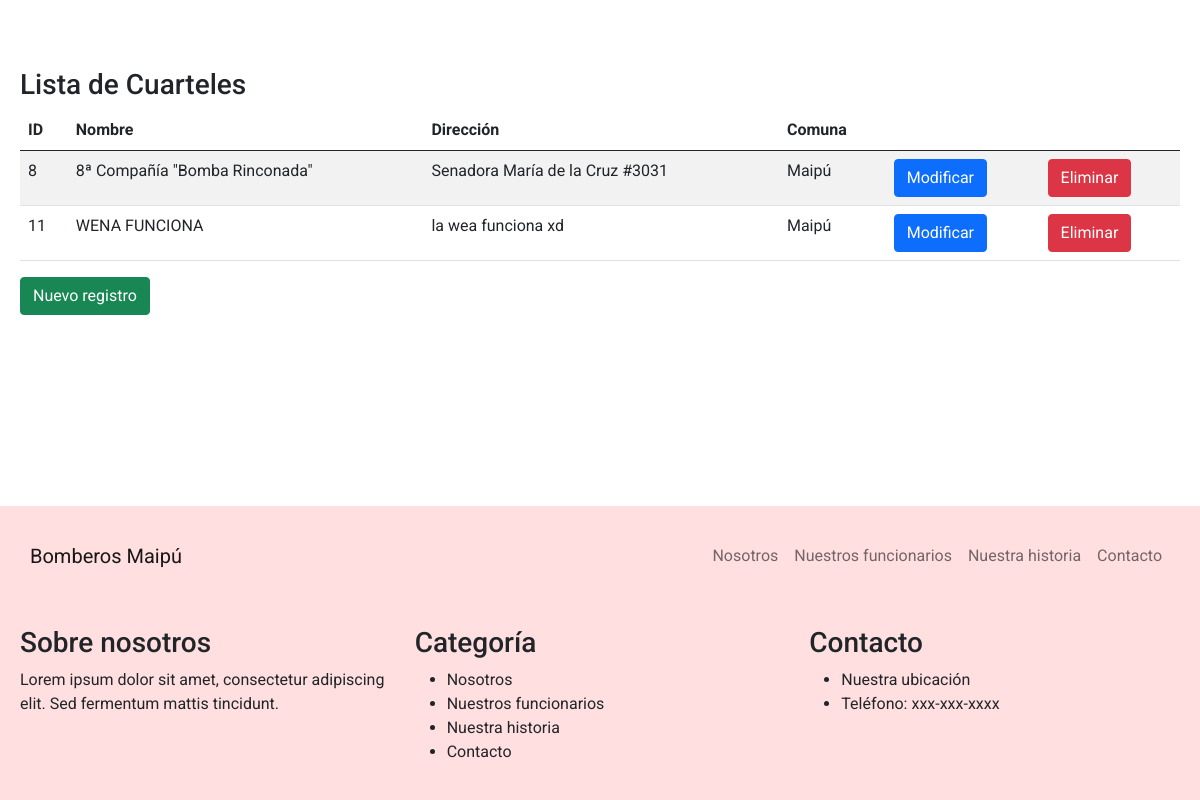
/lista_cuarteles, run on the app's committed database.
### bomberos/models.py (models this page shows, shortened)
class Cuartel(models.Model):
    idCuartel = models.AutoField(primary_key=True, verbose_name='ID')
    nombre = models.CharField(max_length=100, verbose_name='Nombre cuartel')
    direccion = models.CharField(max_length=100, null=True, blank=True, verbose_name='Direccion')
    comuna = models.ForeignKey(Comuna, on_delete=models.CASCADE)

class Comuna(models.Model):
    idComuna = models.AutoField(primary_key=True, verbose_name='Id comuna')
    nombre = models.CharField(max_length=50, verbose_name='Nombre comuna')
    def __str__(self):
        return self.nombre

### bomberos/views.py (the view)
# urls.py: path('lista_cuarteles',lista_cuarteles,name="lista_cuarteles"),
def lista_cuarteles(request):
    cuarteles = Cuartel.objects.all();
    for cuartel in cuarteles:
        cuartel.comuna_nombre = cuartel.comuna.nombre
    return render(request, 'lista_cuarteles.html', {'cuarteles' : cuarteles})

### bomberos/templates/lista_cuarteles.html (shortened to what this page needs)
<!DOCTYPE html>
<html lang="es">
<head>
  <link rel="stylesheet" href="https://cdnjs.cloudflare.com/ajax/libs/bootstrap/5.0.2/css/bootstrap.min.css">
  <link rel="stylesheet" href="../static/css/style.css">
</head>
<body>
  <nav class="navbar navbar-expand-lg navbar-light bg-light">
    <div class="container">
      <a class="navbar-brand" href="#">Bomberos Maipú</a>
      <div class="collapse navbar-collapse" id="navbarNav">
        <ul class="navbar-nav ms-auto">
          <li class="nav-item">
            <a class="nav-link" href="#nosotros">Nosotros</a>
          </li>
          <li class="nav-item">
            <a class="nav-link" href="#funcionarios">Nuestros funcionarios</a>
          </li>
          <li class="nav-item">
            <a class="nav-link" href="#historia">Nuestra historia</a>
          </li>
          <li class="nav-item">
            <a class="nav-link" href="#contacto">Contacto</a>
          </li>
        </ul>
      </div>
    </div>
  </nav>
  <div class="container mt-5">
    <h3>Lista de Cuarteles</h3>
    <table class="table table-striped">
        <thead>
            <tr>
                <th>ID</th>
                <th>Nombre</th>
                <th>Dirección</th>
                <th>Comuna</th>
                <th></th>
                <th></th>
            </tr>
        </thead>
        <tbody>
            {% for cuartel in cuarteles %}
            <tr>
                <td>{{ cuartel.idCuartel }}</td>
                <td>{{ cuartel.nombre }}</td>
                <td>{{ cuartel.direccion }}</td>
                <td>{{ cuartel.comuna }}</td>
                <td><a href="{% url 'form_mod_cuartel' cuartel.idCuartel %}" class="btn btn-primary">Modificar</a></td>
                <td><a href="{% url 'form_del_cuartel' cuartel.idCuartel %}" class="btn btn-danger">Eliminar</a></td>
            </tr>
            {% endfor %}
        </tbody>
    </table>
    <a href="#" class="btn btn-success">Nuevo registro</a>
    <p>&nbsp;</p>
</div>
  <footer class="bg-light">
    <div class="container">
      <div class="row">
        <div class="col-md-4">
          <h3>Sobre nosotros</h3>
          <p>Lorem ipsum dolor sit amet, consectetur adipiscing elit. Sed fermentum mattis tincidunt.</p>
        </div>
        <div class="col-md-4">
          <h3>Categoría</h3>
          <ul>
            <li>Nosotros</li>
            <li>Nuestros funcionarios</li>
            <li>Nuestra historia</li>
            <li>Contacto</li>
          </ul>
        </div>
        <div class="col-md-4">
          <h3>Contacto</h3>
          <ul>
            <li>Nuestra ubicación</li>
            <li>Teléfono: xxx-xxx-xxxx</li>
          </ul>
        </div>
      </div>
    </div>
  </footer>
</body>
</html>

### bomberos/static/css/style.css (style rules this page uses)
.bg-light { background-color: #FFDFDF !important; }
body { display: grid; grid-template-rows: 1fr auto; min-height: 100vh; margin: 0; padding: 0; font-family: 'Roboto', sans-serif; }
.container { grid-row: 1; padding: 20px; max-width: 1200px; margin: 0 auto; }
.navbar { top: 0; left: 0; width: 100%; background-color: #FFDFDF; padding: 10px; z-index: 999; }

### data on the page
Cuartel: idCuartel "8", nombre "8ª Compañía \"Bomba Rinconada\"", direccion "Senadora María de la Cruz #3031", comuna "Maipú"
Cuartel: idCuartel "11", nombre "WENA FUNCIONA", direccion "la wea funciona xd", comuna "Maipú"
